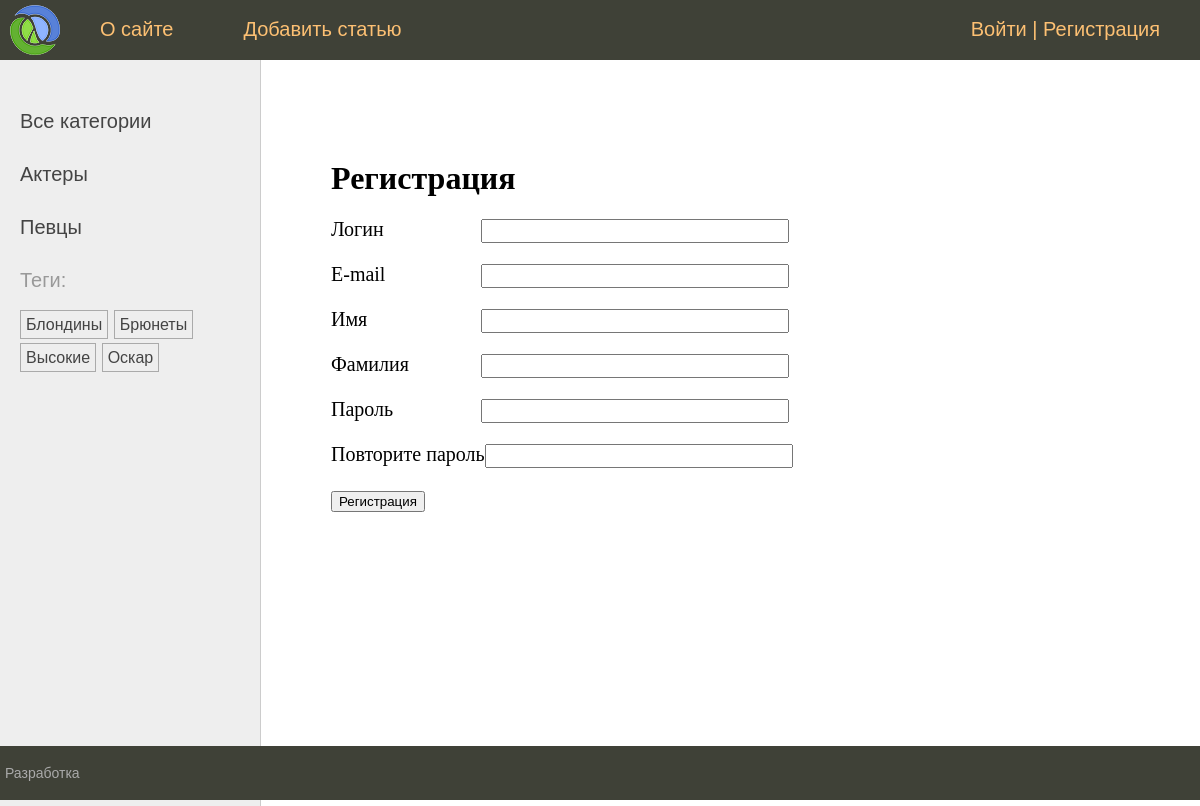
The app's page /users/register/, older data.
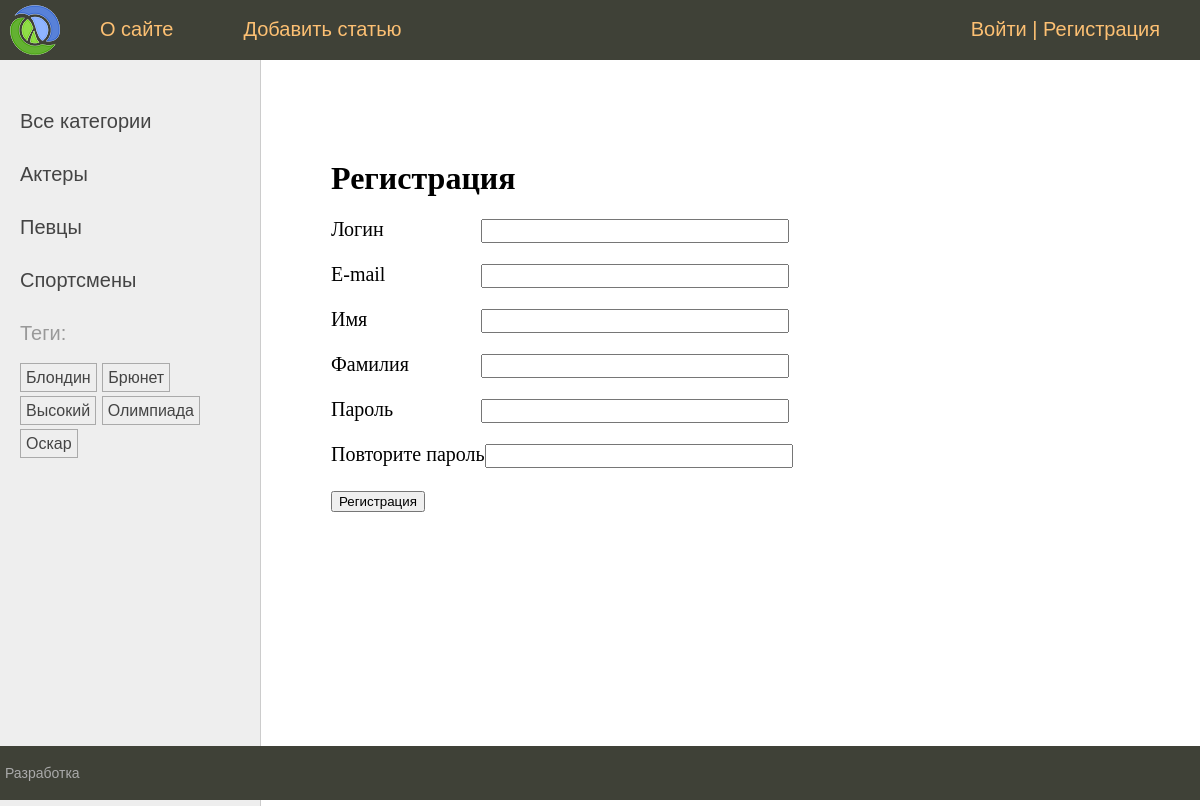
The same page, newer data.
### men/models.py (models this page shows, shortened)
class Category(models.Model):
    name = models.CharField(max_length=100, db_index=True, verbose_name="Категория")
    slug = models.SlugField(max_length=255, unique=True, db_index=True)
    class Meta:
        verbose_name = "Категория"
        verbose_name_plural = "Категории"
    def get_absolute_url(self):
        return reverse('category', kwargs={'cat_slug': self.slug})

class TagPost(models.Model):
    tag = models.CharField(max_length=100, db_index=True)
    slug = models.SlugField(max_length=255, unique=True, db_index=True)
    def get_absolute_url(self):
        return reverse('tag', kwargs={'tag_slug': self.slug})

### users/views.py (the view)
# urls.py: path('register/', views.RegisterUser.as_view(), name='register'),
class RegisterUser(CreateView):
    form_class =  RegisterUserForm
    template_name = 'users/register.html'
    extra_context = {'title': 'Регистрация'}
    success_url = reverse_lazy('users:login')

### users/forms.py (shortened to what this page needs)
class RegisterUserForm(UserCreationForm):
    username = forms.CharField(label='Логин', widget=forms.TextInput(attrs={'class': 'form-input'}))
    password1 = forms.CharField(label='Пароль', widget=forms.PasswordInput(attrs={'class': 'form-input'}))
    password2 = forms.CharField(label='Повторите пароль', widget=forms.PasswordInput(attrs={'class': 'form-input'}))
    class Meta:
        model = get_user_model()
        fields = ['username', 'email', 'first_name', 'last_name', 'password1', 'password2']
        labels = {
            'email': 'E-mail',
            'first_name': 'Имя',
            'last_name': 'Фамилия',
        }
        widgets = {
            'email': forms.TextInput(attrs={'class': 'form-input'}),
            'first_name': forms.TextInput(attrs={'class': 'form-input'}),
            'last_name': forms.TextInput(attrs={'class': 'form-input'})
        }

### men/templatetags/men_tags.py (called while the page is built)
@register.inclusion_tag('men/list_categories.html')
def show_categories(cat_selected=0):
    cats = Category.objects.annotate(total=Count("posts")).filter(total__gt=0)
    return {'cats': cats, 'cat_selected': cat_selected}

### users/context_processors.py (called while the page is built)
def get_men_context(request):
    return {'mainmenu': menu}

### users/templates/users/register.html (shortened to what this page needs)
{% extends 'base.html' %}
{% block content %}
<h1>Регистрация</h1>
<form method="post">
    {% for f in form %}
    <p><label class="form-label" for="{{ f.id_for_label }}">{{ f.label }}</label>{{ f }}</p>
    {% endfor %}
    <p><button type="submit">Регистрация</button></p>
</form>
{% endblock %}

### men/templates/men/list_categories.html
{% for cat in cats %}
{% if cat.id == cat_selected %}
<li class="selected">{{cat.name}}</li>
{% else %}
<li><a href="{{ cat.get_absolute_url }}">{{cat.name}}</a></li>
{% endif %}
{% endfor %}

### men/templates/men/list_tags.html
{% if tags %}
<p>Теги:</p>
<ul class="tags-list">
    {% for t in tags %}
    <li><a href="{{t.get_absolute_url}}">{{t.tag}}</a></li>
    {% endfor %}
</ul>
{% endif %}

Row changes from the older to the newer data that the page shows:
now on this page (row edited): Category: name "Спортсмены"
changed TagPost: tag "Блондины" → "Блондин"
changed TagPost: tag "Брюнеты" → "Брюнет"
changed TagPost: tag "Высокие" → "Высокий"
now on this page (row unchanged): TagPost: tag "Олимпиада"
